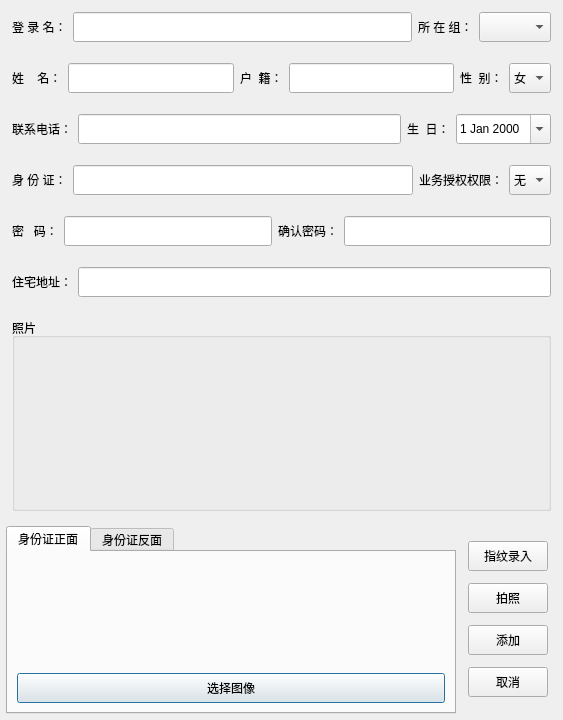
<?xml version="1.0" encoding="UTF-8"?>
<ui version="4.0">
 <class>Dialog</class>
 <widget class="QDialog" name="Dialog">
  <property name="geometry">
   <rect>
    <x>0</x>
    <y>0</y>
    <width>563</width>
    <height>720</height>
   </rect>
  </property>
  <property name="windowTitle">
   <string>添加员工</string>
  </property>
  <layout class="QVBoxLayout" name="verticalLayout_2">
   <property name="spacing">
    <number>3</number>
   </property>
   <property name="margin">
    <number>3</number>
   </property>
   <item>
    <widget class="QWidget" name="widget" native="true">
     <layout class="QHBoxLayout" name="horizontalLayout">
      <item>
       <widget class="QLabel" name="label">
        <property name="minimumSize">
         <size>
          <width>0</width>
          <height>30</height>
         </size>
        </property>
        <property name="maximumSize">
         <size>
          <width>16777215</width>
          <height>30</height>
         </size>
        </property>
        <property name="text">
         <string>登 录 名：</string>
        </property>
       </widget>
      </item>
      <item>
       <widget class="QLineEdit" name="username">
        <property name="minimumSize">
         <size>
          <width>0</width>
          <height>0</height>
         </size>
        </property>
        <property name="maximumSize">
         <size>
          <width>16777215</width>
          <height>30</height>
         </size>
        </property>
        <property name="text">
         <string/>
        </property>
       </widget>
      </item>
      <item>
       <widget class="QLabel" name="label_14">
        <property name="maximumSize">
         <size>
          <width>16777215</width>
          <height>30</height>
         </size>
        </property>
        <property name="text">
         <string>所 在 组：</string>
        </property>
       </widget>
      </item>
      <item>
       <widget class="QComboBox" name="group">
        <property name="maximumSize">
         <size>
          <width>110</width>
          <height>30</height>
         </size>
        </property>
       </widget>
      </item>
     </layout>
    </widget>
   </item>
   <item>
    <widget class="QWidget" name="widget_2" native="true">
     <layout class="QHBoxLayout" name="horizontalLayout_2">
      <item>
       <widget class="QLabel" name="label_2">
        <property name="minimumSize">
         <size>
          <width>0</width>
          <height>30</height>
         </size>
        </property>
        <property name="maximumSize">
         <size>
          <width>16777215</width>
          <height>30</height>
         </size>
        </property>
        <property name="text">
         <string>姓    名：</string>
        </property>
       </widget>
      </item>
      <item>
       <widget class="QLineEdit" name="nickname">
        <property name="minimumSize">
         <size>
          <width>0</width>
          <height>0</height>
         </size>
        </property>
        <property name="maximumSize">
         <size>
          <width>16777215</width>
          <height>30</height>
         </size>
        </property>
        <property name="text">
         <string/>
        </property>
       </widget>
      </item>
      <item>
       <widget class="QLabel" name="label_7">
        <property name="minimumSize">
         <size>
          <width>0</width>
          <height>30</height>
         </size>
        </property>
        <property name="maximumSize">
         <size>
          <width>16777215</width>
          <height>30</height>
         </size>
        </property>
        <property name="text">
         <string>户  籍：</string>
        </property>
       </widget>
      </item>
      <item>
       <widget class="QLineEdit" name="hukou">
        <property name="minimumSize">
         <size>
          <width>0</width>
          <height>0</height>
         </size>
        </property>
        <property name="maximumSize">
         <size>
          <width>16777215</width>
          <height>30</height>
         </size>
        </property>
       </widget>
      </item>
      <item>
       <widget class="QLabel" name="label_11">
        <property name="maximumSize">
         <size>
          <width>16777215</width>
          <height>30</height>
         </size>
        </property>
        <property name="text">
         <string>性  别：</string>
        </property>
       </widget>
      </item>
      <item>
       <widget class="QComboBox" name="sex">
        <property name="maximumSize">
         <size>
          <width>110</width>
          <height>30</height>
         </size>
        </property>
        <item>
         <property name="text">
          <string>女</string>
         </property>
        </item>
        <item>
         <property name="text">
          <string>男</string>
         </property>
        </item>
       </widget>
      </item>
     </layout>
    </widget>
   </item>
   <item>
    <widget class="QWidget" name="widget_6" native="true">
     <layout class="QHBoxLayout" name="horizontalLayout_6">
      <item>
       <widget class="QLabel" name="label_13">
        <property name="text">
         <string>联系电话：</string>
        </property>
       </widget>
      </item>
      <item>
       <widget class="QLineEdit" name="tel">
        <property name="minimumSize">
         <size>
          <width>0</width>
          <height>0</height>
         </size>
        </property>
        <property name="maximumSize">
         <size>
          <width>16777215</width>
          <height>30</height>
         </size>
        </property>
        <property name="text">
         <string/>
        </property>
       </widget>
      </item>
      <item>
       <widget class="QLabel" name="label_6">
        <property name="minimumSize">
         <size>
          <width>0</width>
          <height>30</height>
         </size>
        </property>
        <property name="maximumSize">
         <size>
          <width>16777215</width>
          <height>30</height>
         </size>
        </property>
        <property name="text">
         <string>生  日：</string>
        </property>
       </widget>
      </item>
      <item>
       <widget class="QDateEdit" name="birthday">
        <property name="minimumSize">
         <size>
          <width>0</width>
          <height>30</height>
         </size>
        </property>
        <property name="accelerated">
         <bool>false</bool>
        </property>
        <property name="calendarPopup">
         <bool>true</bool>
        </property>
       </widget>
      </item>
     </layout>
    </widget>
   </item>
   <item>
    <widget class="QWidget" name="widget_7" native="true">
     <layout class="QHBoxLayout" name="horizontalLayout_7">
      <item>
       <widget class="QLabel" name="label_5">
        <property name="minimumSize">
         <size>
          <width>0</width>
          <height>30</height>
         </size>
        </property>
        <property name="maximumSize">
         <size>
          <width>16777215</width>
          <height>30</height>
         </size>
        </property>
        <property name="text">
         <string>身 份 证：</string>
        </property>
       </widget>
      </item>
      <item>
       <widget class="QLineEdit" name="card">
        <property name="minimumSize">
         <size>
          <width>0</width>
          <height>0</height>
         </size>
        </property>
        <property name="maximumSize">
         <size>
          <width>16777215</width>
          <height>30</height>
         </size>
        </property>
        <property name="text">
         <string/>
        </property>
       </widget>
      </item>
      <item>
       <widget class="QLabel" name="label_3">
        <property name="minimumSize">
         <size>
          <width>0</width>
          <height>30</height>
         </size>
        </property>
        <property name="text">
         <string>业务授权权限：</string>
        </property>
       </widget>
      </item>
      <item>
       <widget class="QComboBox" name="comboBox">
        <property name="minimumSize">
         <size>
          <width>0</width>
          <height>30</height>
         </size>
        </property>
        <item>
         <property name="text">
          <string>无</string>
         </property>
        </item>
        <item>
         <property name="text">
          <string>有</string>
         </property>
        </item>
       </widget>
      </item>
     </layout>
    </widget>
   </item>
   <item>
    <widget class="QWidget" name="widget_9" native="true">
     <layout class="QHBoxLayout" name="horizontalLayout_9">
      <item>
       <widget class="QLabel" name="label_16">
        <property name="minimumSize">
         <size>
          <width>0</width>
          <height>30</height>
         </size>
        </property>
        <property name="maximumSize">
         <size>
          <width>16777215</width>
          <height>30</height>
         </size>
        </property>
        <property name="text">
         <string>密   码：</string>
        </property>
       </widget>
      </item>
      <item>
       <widget class="QLineEdit" name="password">
        <property name="minimumSize">
         <size>
          <width>0</width>
          <height>0</height>
         </size>
        </property>
        <property name="maximumSize">
         <size>
          <width>16777215</width>
          <height>30</height>
         </size>
        </property>
        <property name="text">
         <string/>
        </property>
        <property name="echoMode">
         <enum>QLineEdit::Password</enum>
        </property>
       </widget>
      </item>
      <item>
       <widget class="QLabel" name="label_15">
        <property name="minimumSize">
         <size>
          <width>0</width>
          <height>30</height>
         </size>
        </property>
        <property name="maximumSize">
         <size>
          <width>16777215</width>
          <height>30</height>
         </size>
        </property>
        <property name="text">
         <string>确认密码：</string>
        </property>
       </widget>
      </item>
      <item>
       <widget class="QLineEdit" name="password2">
        <property name="minimumSize">
         <size>
          <width>0</width>
          <height>0</height>
         </size>
        </property>
        <property name="maximumSize">
         <size>
          <width>16777215</width>
          <height>30</height>
         </size>
        </property>
        <property name="text">
         <string/>
        </property>
        <property name="echoMode">
         <enum>QLineEdit::Password</enum>
        </property>
       </widget>
      </item>
     </layout>
    </widget>
   </item>
   <item>
    <widget class="QWidget" name="widget_11" native="true">
     <layout class="QHBoxLayout" name="horizontalLayout_11">
      <item>
       <widget class="QLabel" name="label_9">
        <property name="minimumSize">
         <size>
          <width>0</width>
          <height>30</height>
         </size>
        </property>
        <property name="maximumSize">
         <size>
          <width>16777215</width>
          <height>30</height>
         </size>
        </property>
        <property name="text">
         <string>住宅地址：</string>
        </property>
       </widget>
      </item>
      <item>
       <widget class="QLineEdit" name="adder">
        <property name="minimumSize">
         <size>
          <width>0</width>
          <height>0</height>
         </size>
        </property>
        <property name="maximumSize">
         <size>
          <width>16777215</width>
          <height>30</height>
         </size>
        </property>
       </widget>
      </item>
     </layout>
    </widget>
   </item>
   <item>
    <widget class="QWidget" name="widget_14" native="true">
     <layout class="QHBoxLayout" name="horizontalLayout_13">
      <property name="spacing">
       <number>0</number>
      </property>
      <item>
       <widget class="QGroupBox" name="groupBox">
        <property name="title">
         <string>照片</string>
        </property>
        <layout class="QVBoxLayout" name="verticalLayout_5">
         <property name="spacing">
          <number>0</number>
         </property>
         <property name="margin">
          <number>0</number>
         </property>
         <item>
          <widget class="QWidget" name="widget_4" native="true">
           <property name="minimumSize">
            <size>
             <width>0</width>
             <height>170</height>
            </size>
           </property>
          </widget>
         </item>
        </layout>
       </widget>
      </item>
     </layout>
    </widget>
   </item>
   <item>
    <widget class="QWidget" name="widget_13" native="true">
     <layout class="QHBoxLayout" name="horizontalLayout_12">
      <property name="spacing">
       <number>3</number>
      </property>
      <property name="margin">
       <number>3</number>
      </property>
      <item>
       <widget class="QTabWidget" name="tabWidget">
        <property name="currentIndex">
         <number>0</number>
        </property>
        <widget class="QWidget" name="tab">
         <attribute name="title">
          <string>身份证正面</string>
         </attribute>
         <layout class="QVBoxLayout" name="verticalLayout_3">
          <item>
           <widget class="QWidget" name="shenfenzhengimage" native="true"/>
          </item>
          <item>
           <widget class="QPushButton" name="shenfenzheng">
            <property name="minimumSize">
             <size>
              <width>0</width>
              <height>30</height>
             </size>
            </property>
            <property name="text">
             <string>选择图像</string>
            </property>
           </widget>
          </item>
         </layout>
        </widget>
        <widget class="QWidget" name="tab_2">
         <attribute name="title">
          <string>身份证反面</string>
         </attribute>
         <layout class="QVBoxLayout" name="verticalLayout_4">
          <item>
           <widget class="QWidget" name="shenfenzhengimage_t" native="true"/>
          </item>
          <item>
           <widget class="QPushButton" name="shenfenzheng_t">
            <property name="minimumSize">
             <size>
              <width>0</width>
              <height>30</height>
             </size>
            </property>
            <property name="text">
             <string>选择图像</string>
            </property>
           </widget>
          </item>
         </layout>
        </widget>
       </widget>
      </item>
      <item>
       <widget class="QWidget" name="widget_12" native="true">
        <layout class="QVBoxLayout" name="verticalLayout">
         <item>
          <widget class="QPushButton" name="pushButton_8">
           <property name="minimumSize">
            <size>
             <width>0</width>
             <height>30</height>
            </size>
           </property>
           <property name="text">
            <string>指纹录入</string>
           </property>
          </widget>
         </item>
         <item>
          <widget class="QPushButton" name="pushButton_6">
           <property name="minimumSize">
            <size>
             <width>0</width>
             <height>30</height>
            </size>
           </property>
           <property name="text">
            <string>拍照</string>
           </property>
          </widget>
         </item>
         <item>
          <widget class="QPushButton" name="pushButton_4">
           <property name="minimumSize">
            <size>
             <width>0</width>
             <height>30</height>
            </size>
           </property>
           <property name="text">
            <string>添加</string>
           </property>
          </widget>
         </item>
         <item>
          <widget class="QPushButton" name="pushButton_5">
           <property name="minimumSize">
            <size>
             <width>0</width>
             <height>30</height>
            </size>
           </property>
           <property name="text">
            <string>取消</string>
           </property>
          </widget>
         </item>
        </layout>
       </widget>
      </item>
     </layout>
    </widget>
   </item>
  </layout>
 </widget>
 <tabstops>
  <tabstop>username</tabstop>
  <tabstop>group</tabstop>
  <tabstop>nickname</tabstop>
  <tabstop>hukou</tabstop>
  <tabstop>sex</tabstop>
  <tabstop>tel</tabstop>
  <tabstop>birthday</tabstop>
  <tabstop>card</tabstop>
  <tabstop>password</tabstop>
  <tabstop>password2</tabstop>
  <tabstop>adder</tabstop>
  <tabstop>tabWidget</tabstop>
  <tabstop>shenfenzheng</tabstop>
  <tabstop>pushButton_8</tabstop>
  <tabstop>pushButton_6</tabstop>
  <tabstop>pushButton_4</tabstop>
  <tabstop>pushButton_5</tabstop>
  <tabstop>shenfenzheng_t</tabstop>
 </tabstops>
 <resources/>
 <connections/>
</ui>
